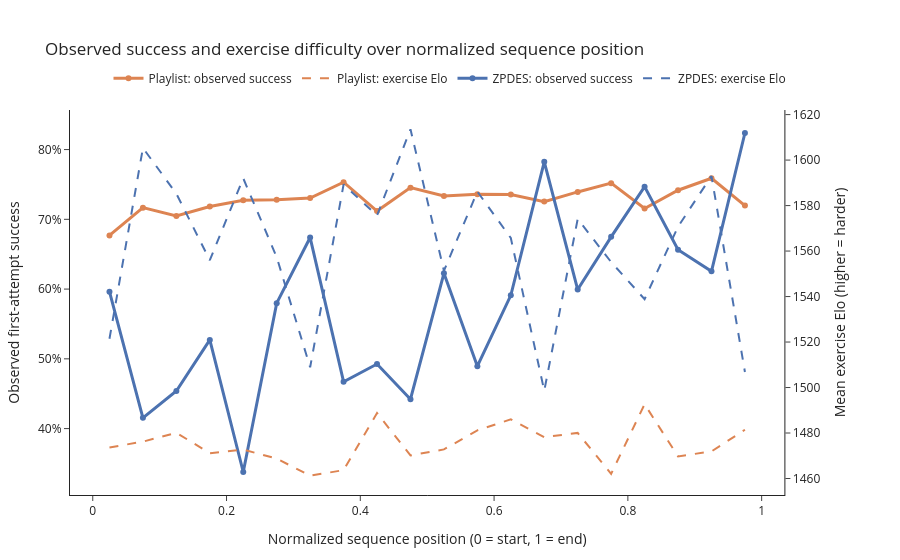

The code cell stored with this chart in its notebook:
### Markdown cell above
## 5. Inspect the observed trajectories

The plot is descriptive. It bins normalized position only for visualization; the regression below uses the continuous, unbinned position of every attempt. The dashed Elo curves show whether exercise difficulty changes over a sequence.

### Code cell
position_bin_index = np.minimum(
    (trajectory['normalized_position'].astype(float) * POSITION_BINS).astype(int),
    POSITION_BINS - 1,
)
plot_rows = trajectory.assign(position_bin_index=position_bin_index)
binned_trajectory = (
    plot_rows.groupby(['work_mode', 'position_bin_index'], as_index=False, observed=True)
    .agg(
        success_rate=('success', 'mean'),
        mean_exercise_elo=('exercise_elo', 'mean'),
        attempt_rows=('success', 'size'),
        sequences=('sequence_id', 'nunique'),
        students=('student_id', 'nunique'),
    )
)
binned_trajectory['normalized_position'] = (
    binned_trajectory['position_bin_index'] + 0.5
) / POSITION_BINS
del plot_rows, position_bin_index

colors = {'playlist': '#DD8452', 'zpdes': '#4C72B0'}
trajectory_figure = make_subplots(specs=[[{'secondary_y': True}]])
for work_mode in ('playlist', 'zpdes'):
    mode_rows = binned_trajectory[binned_trajectory['work_mode'].eq(work_mode)]
    label = 'ZPDES' if work_mode == 'zpdes' else 'Playlist'
    trajectory_figure.add_trace(
        go.Scatter(
            x=mode_rows['normalized_position'],
            y=mode_rows['success_rate'],
            mode='lines+markers',
            name=f'{label}: observed success',
            line={'color': colors[work_mode], 'width': 3},
            customdata=mode_rows[['attempt_rows', 'sequences', 'students']].to_numpy(),
            hovertemplate=(
                'Position: %{x:.2f}<br>Success: %{y:.1%}'
                '<br>Attempts: %{customdata[0]:,.0f}'
                '<br>Sequences: %{customdata[1]:,.0f}'
                '<br>Students: %{customdata[2]:,.0f}<extra></extra>'
            ),
        ),
        secondary_y=False,
    )
    trajectory_figure.add_trace(
        go.Scatter(
            x=mode_rows['normalized_position'],
            y=mode_rows['mean_exercise_elo'],
            mode='lines',
            name=f'{label}: exercise Elo',
            line={'color': colors[work_mode], 'width': 2, 'dash': 'dash'},
            hovertemplate='Position: %{x:.2f}<br>Mean Elo: %{y:.1f}<extra></extra>',
        ),
        secondary_y=True,
    )

trajectory_figure.update_layout(
    title='Observed success and exercise difficulty over normalized sequence position',
    template='simple_white',
    hovermode='x unified',
    legend={'orientation': 'h', 'y': 1.12, 'x': 0.5, 'xanchor': 'center'},
    margin={'l': 70, 'r': 70, 't': 110, 'b': 65},
)
trajectory_figure.update_xaxes(title_text='Normalized sequence position (0 = start, 1 = end)')
trajectory_figure.update_yaxes(
    title_text='Observed first-attempt success', tickformat='.0%', secondary_y=False
)
trajectory_figure.update_yaxes(
    title_text='Mean exercise Elo (higher = harder)', secondary_y=True
)
trajectory_figure.show(config={'displaylogo': False, 'responsive': True})

### Figure 1 — Plotly figure (JSON) as saved in the notebook; plotly's stock layout.template omitted (floating-point values rounded to 4 significant figures)
{"data": [{"customdata": [[123720, 118104, 13667], [42584, 40713, 7682], [73010, 70131, 10700], [34879, 32971, 8280], [70651, 67659, 10685], [62086, 59014, 11030], [76899, 73257, 12048], [40917, 39056, 8396], [78059, 74649, 11169], [24691, 23242, 6569], [76272, 72507, 11650], [57934, 55485, 10082], [61655, 58485, 9961], [76286, 73257, 12048], [36812, 35572, 8240], [75800, 71672, 11676], [54391, 52135, 9781], [73623, 70131, 10700], [42584, 40713, 7682], [123720, 118104, 13667]], "hovertemplate": "Position: %{x:.2f}<br>Success: %{y:.1%}<br>Attempts: %{customdata[0]:,.0f}<br>Sequences: %{customdata[1]:,.0f}<br>Students: %{customdata[2]:,.0f}<extra></extra>", "line": {"color": "#DD8452", "width": 3}, "mode": "lines+markers", "name": "Playlist: observed success", "type": "scatter", "x": [0.025, 0.075, 0.125, 0.175, 0.225, 0.275, 0.325, 0.375, 0.425, 0.475, 0.525, 0.575, 0.625, 0.675, 0.725, 0.775, 0.825, 0.875, 0.925, 0.975], "xaxis": "x", "y": [0.6769, 0.7167, 0.7047, 0.7185, 0.7274, 0.7279, 0.7305, 0.7533, 0.7119, 0.7454, 0.7335, 0.7361, 0.7354, 0.7254, 0.7393, 0.7518, 0.7155, 0.7417, 0.7589, 0.7197], "yaxis": "y"}, {"hovertemplate": "Position: %{x:.2f}<br>Mean Elo: %{y:.1f}<extra></extra>", "line": {"color": "#DD8452", "dash": "dash", "width": 2}, "mode": "lines", "name": "Playlist: exercise Elo", "type": "scatter", "x": [0.025, 0.075, 0.125, 0.175, 0.225, 0.275, 0.325, 0.375, 0.425, 0.475, 0.525, 0.575, 0.625, 0.675, 0.725, 0.775, 0.825, 0.875, 0.925, 0.975], "xaxis": "x", "y": [1474.0, 1476.0, 1480.0, 1471.0, 1473.0, 1469.0, 1461.0, 1464.0, 1489.0, 1470.0, 1473.0, 1481.0, 1486.0, 1478.0, 1480.0, 1462.0, 1493.0, 1470.0, 1472.0, 1481.0], "yaxis": "y2"}, {"customdata": [[352756, 349909, 25489], [35754, 34952, 11395], [104027, 103029, 19324], [58869, 58043, 16955], [99434, 98389, 19581], [111525, 110311, 21472], [222703, 221067, 22739], [45932, 45224, 14297], [124465, 122975, 21113], [21330, 20733, 9274], [140481, 138608, 22314], [73434, 72571, 17167], [97288, 95900, 19811], [222378, 221067, 22739], [49185, 48484, 15245], [110743, 109540, 20832], [109575, 108447, 20982], [104352, 103029, 19324], [35754, 34952, 11395], [352756, 349909, 25489]], "hovertemplate": "Position: %{x:.2f}<br>Success: %{y:.1%}<br>Attempts: %{customdata[0]:,.0f}<br>Sequences: %{customdata[1]:,.0f}<br>Students: %{customdata[2]:,.0f}<extra></extra>", "line": {"color": "#4C72B0", "width": 3}, "mode": "lines+markers", "name": "ZPDES: observed success", "type": "scatter", "x": [0.025, 0.075, 0.125, 0.175, 0.225, 0.275, 0.325, 0.375, 0.425, 0.475, 0.525, 0.575, 0.625, 0.675, 0.725, 0.775, 0.825, 0.875, 0.925, 0.975], "xaxis": "x", "y": [0.5963, 0.4154, 0.4539, 0.5271, 0.3378, 0.5798, 0.6739, 0.4671, 0.4925, 0.4421, 0.6226, 0.4895, 0.5911, 0.7824, 0.5993, 0.6749, 0.7468, 0.6563, 0.6255, 0.8237], "yaxis": "y"}, {"hovertemplate": "Position: %{x:.2f}<br>Mean Elo: %{y:.1f}<extra></extra>", "line": {"color": "#4C72B0", "dash": "dash", "width": 2}, "mode": "lines", "name": "ZPDES: exercise Elo", "type": "scatter", "x": [0.025, 0.075, 0.125, 0.175, 0.225, 0.275, 0.325, 0.375, 0.425, 0.475, 0.525, 0.575, 0.625, 0.675, 0.725, 0.775, 0.825, 0.875, 0.925, 0.975], "xaxis": "x", "y": [1521.0, 1605.0, 1585.0, 1556.0, 1592.0, 1557.0, 1509.0, 1589.0, 1576.0, 1614.0, 1551.0, 1586.0, 1566.0, 1499.0, 1574.0, 1555.0, 1539.0, 1571.0, 1593.0, 1507.0], "yaxis": "y2"}], "layout": {"hovermode": "x unified", "legend": {"orientation": "h", "x": 0.5, "xanchor": "center", "y": 1.12}, "margin": {"b": 65, "l": 70, "r": 70, "t": 110}, "title": {"text": "Observed success and exercise difficulty over normalized sequence position"}, "xaxis": {"anchor": "y", "domain": [0.0, 0.94], "title": {"text": "Normalized sequence position (0 = start, 1 = end)"}}, "yaxis": {"anchor": "x", "domain": [0.0, 1.0], "tickformat": ".0%", "title": {"text": "Observed first-attempt success"}}, "yaxis2": {"anchor": "x", "overlaying": "y", "side": "right", "title": {"text": "Mean exercise Elo (higher = harder)"}}}}
